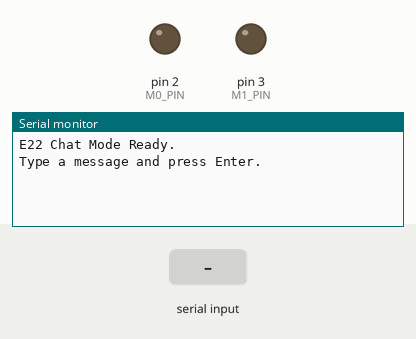
Bench run of a sketch on a simulated Arduino Uno, built with avr-gcc and run on an emulated ATmega328P. Parts: output pins drawn as LEDs (lit = HIGH), the last lines printed to the serial monitor. Inputs (shaded band) come from the test bench.

Above: at 1.3 s.
1.4 s: "1\n" received over Serial
At 2.6 s:
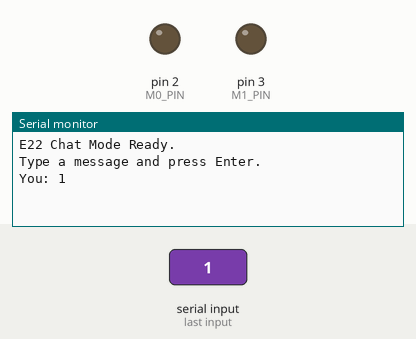
2.9 s: "1\n" received over the second serial link
At 3.6 s:
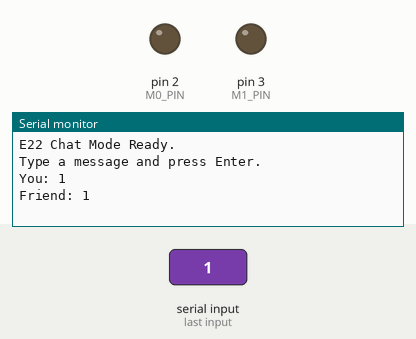

The sketch:

sketch_jul6e.ino
```cpp
#include <SoftwareSerial.h>

#define M0_PIN 2
#define M1_PIN 3

// E22 TX → D5, RX ← D4
SoftwareSerial E22(5, 4);

void setup() {
  Serial.begin(9600);    // For Serial Monitor
  E22.begin(9600);       // Match E22 config

  pinMode(M0_PIN, OUTPUT);
  pinMode(M1_PIN, OUTPUT);

  // Set to NORMAL mode for transmit/receive
  digitalWrite(M0_PIN, LOW);
  digitalWrite(M1_PIN, LOW);
  delay(100);

  Serial.println("E22 Chat Mode Ready.");
  Serial.println("Type a message and press Enter.");
}

void loop() {
  // 1. Send from Serial Monitor → E22
  if (Serial.available()) {
    String msg = Serial.readStringUntil('\n');
    msg.trim();
    if (msg.length() > 0) {
      E22.println(msg);
      Serial.println("You: " + msg);
    }
  }

  // 2. Receive from E22 → Serial Monitor
  if (E22.available()) {
    String incoming = E22.readStringUntil('\n');
    incoming.trim();
    if (incoming.length() > 0) {
      Serial.println("Friend: " + incoming);
    }
  }
}
```

Measured:
- after the input at 1.4 s, the serial monitor: prints a new line at once (image 1)
- after the input at 2.9 s, the serial monitor: prints a new line at once (image 2)
